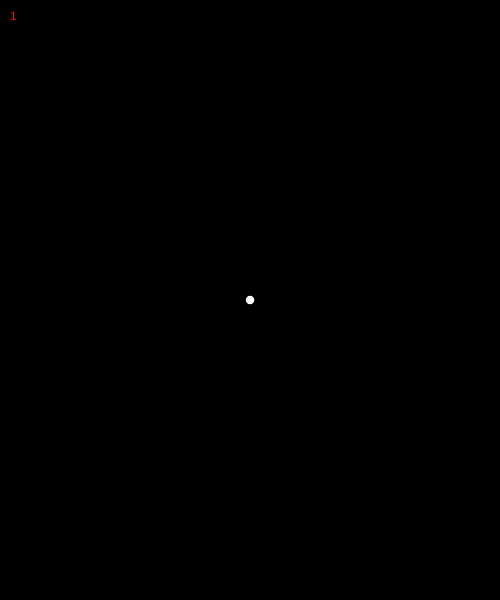
Frame 1 (no input)
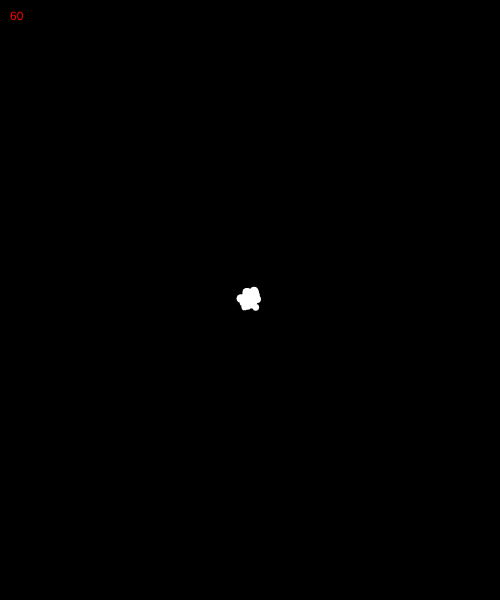
Frame 60 (no input)
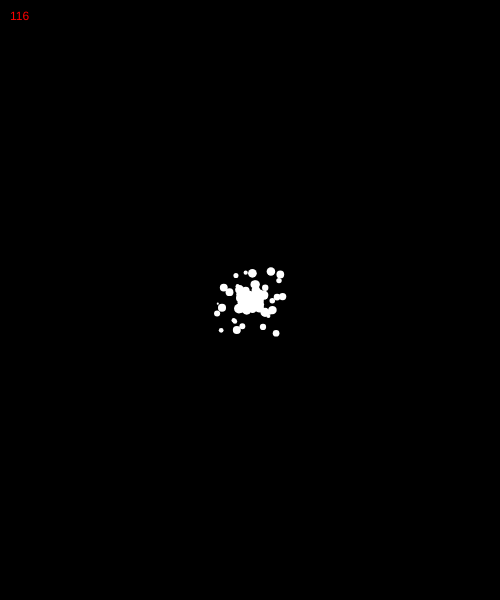
Frame 120 (the mouse pressed at the canvas centre since frame 60)

The p5.js sketch that drew these frames (run headless with seeded random() and noise() and a simulated clock; from frame 60 on, the mouse is pressed at the canvas centre):

// p5.js sketch
// ── sketch.js

let particles = [];

function setup() {
  createCanvas(500, 600);
  background(0);
}

function draw() {
  background(0);
  
  particles.push( new Particle(width / 2, height / 2) );

  for (let i = particles.length-1; i >= 0 ; i--) {
    let p = particles[i];
    
    p.update();
    p.checkOnCanvas();
    p.display();
    
    if (p.isDone) {
      particles.splice(i,1);
    }
  }
  
  fill(255,0,0);
  text(particles.length, 10, 20);
}
// ── Particle.js
"use strict";

class Particle {
  constructor(x, y) {
    this.pos = createVector(x, y);
    this.vel = createVector(random(-0.1, 0.1), random(-0.1, 0.1));
    this.acc = createVector(0, 0);
    this.rad = random(2, 5);

    this.lifespan = 1.0;
    this.lifeDecrease = random(0.005, 0.01);
    this.isDone = false;
  }
  update() {
    this.vel.add(this.acc);
    this.pos.add(this.vel);
    this.acc.mult(0);

    // vel adjustment
    this.vel.mult(1.02);

    // lifespan
    this.lifespan -= this.lifeDecrease;
    if (this.lifespan < 0) {
      this.lifespan = 0.0;
      this.isDone = true;
    }
    if (this.lifespan < 0.1) {
      this.rad *= this.lifespan * 10;
    }
  }
  display() {
    push();
    translate(this.pos.x, this.pos.y);

    noStroke();
    fill(255);
    ellipse(0, 0, this.rad * 2, this.rad * 2);
    pop();
  }

  checkOnCanvas() {
    if (this.pos.x < 0 || this.pos.x > width) {
      this.isDone = true;
    }
    if (this.pos.y < 0 || this.pos.y > height) {
      this.isDone = true;
    }
  }
}
